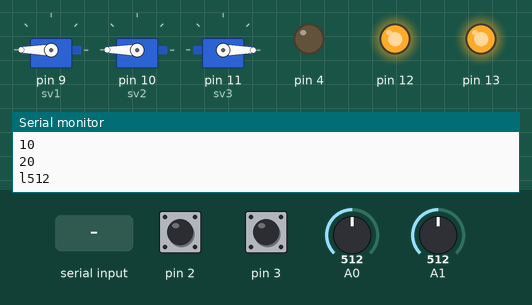
A sketch run on a simulated Arduino Uno, built with avr-gcc and run on an emulated ATmega328P. Shown: 3 × servo, output pins drawn as LEDs (lit = HIGH), the last lines printed to the serial monitor. Inputs (shaded band) come from the test bench; at power-on: pin 2 HIGH, pin 3 HIGH, A0 = 512, A1 = 512.

Above: at 1.2 s.
1.3 s: "s90\n" received over Serial
At 1.8 s:
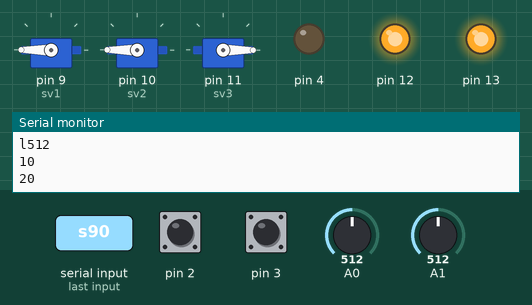
4.3 s: "90,45,200\n" received over Serial
7.3 s: byte 115 ('s') received over Serial
At 7.8 s:
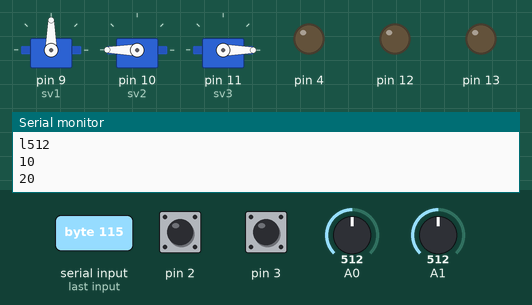
10.3 s: "30,150,10\n" received over Serial
13.3 s: "90,45\n" received over Serial
At 15.2 s:
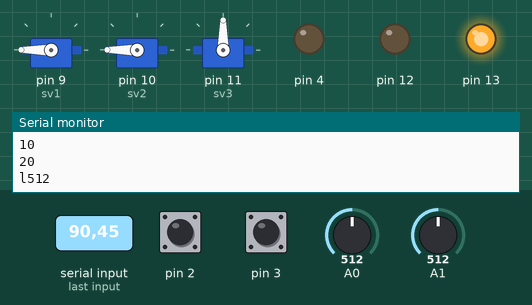
16.2 s: "s,45\n" received over Serial
At 23.6 s:
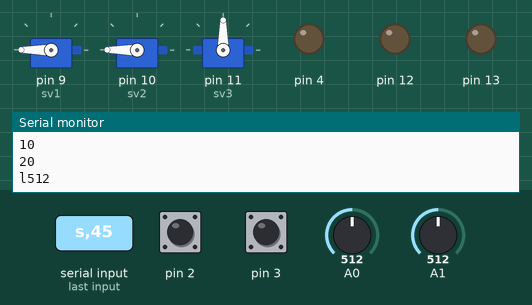
Timing chart, 0 to 24.1 s (numbered marks = the images above; inputs shaded):
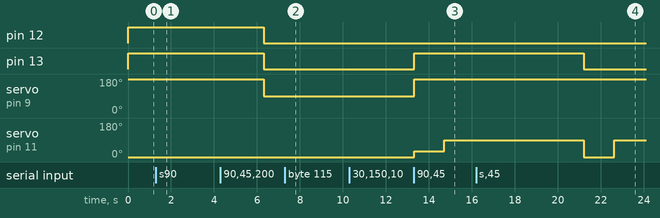

The sketch:

organ_arduino.ino
```cpp
#include <Servo.h>
#include <Servo2.h>

//618-2458 S1
//655-2640 S2

unsigned long swt;

Servo2 sv1;
Servo2 sv2;
Servo2 sv3;
boolean sw1Pressed;
boolean sw2Pressed;
float sv1r = 0;
float sv2r = 0;
float sv3r = 0;
boolean led1 = true;
boolean led2 = true;
bool requestVolume = false;
void setup()
{
  pinMode(12, OUTPUT);
  pinMode(13, OUTPUT);
  pinMode(2, INPUT_PULLUP);
  pinMode(3, INPUT_PULLUP);
  pinMode(4, OUTPUT);

  attachInterrupt(0, sw1, FALLING);
  attachInterrupt(1, sw2, FALLING);
  //S1
  sv1.attach(9, 618, 2445, 180);
  //S2
  sv2.attach(10, 655, 2620, 180);
  //S3
  sv3.attach(11, 655, 2250, 180);
  Serial.begin(9600);
}
String val;
int count = 0;
void loop()
{
  count ++;
  char dataHead = Serial.read();
  if(dataHead == 's'){
    //サーボモード
    val = Serial.readStringUntil('\n');
    sv1r = val.toFloat();
    val = Serial.readStringUntil('\n');
    sv2r = val.toFloat();
    val = Serial.readStringUntil('\n');
    sv3r = val.toFloat();
    val = Serial.readStringUntil('\n');
    requestVolume = val.toInt() > 0;
    val = Serial.readStringUntil('\n');
    led1 = val.toInt() > 0;
    val = Serial.readStringUntil('\n');
    led2 = val.toInt() > 0;

    count = 0;
  }
  if(0 > sv1r || sv1r > 180){
    count = 120;
  }
  if(0 > sv2r || sv2r > 180){
    count = 120;
  }

  if(count > 100){
    sv1r = 0;
    sv2r = 0;
    sv3r = 90;
  }
  if(requestVolume){
     //vol
    Serial.write('v');
    Serial.println(analogRead(0));
  }

  sv1.write(180-sv1r);
  sv2.write(180-sv2r);
  sv3.write(sv3r);
  digitalWrite(12, led1?HIGH:LOW);
  digitalWrite(13, led2?HIGH:LOW);

  sendToClient();
  sw1Pressed = sw2Pressed = false;
}

void sendToClient()
{
  //vol
  //Serial.write('v');
  //Serial.println(analogRead(0));
  //led
  Serial.write('l');
  Serial.println(analogRead(1));

  Serial.write('1');
  Serial.println(sw1Pressed?"1":"0");

  Serial.write('2');
  Serial.println(sw2Pressed?"1":"0");
}

void sw1()
{
  if(millis() - swt < 100) return;
  swt = millis();
  sw1Pressed = true;
}

void sw2()
{
  if(millis() - swt < 100) return;
  swt = millis();
  sw2Pressed = true;
}
```

Measured:
- after the input at 1.3 s, servo on pin 11 (sv3): stays 0° (without the input it goes to 90° after 0.09 s)
- after the input at 7.3 s, servo on pin 9 (sv1): stays 90° (without the input it goes to 180° after 1.1 s); servo on pin 11 (sv3): stays 0° (without the input it goes to 90° after 1.1 s)
- after the input at 10.3 s, every drawn part: stays the same
- after the input at 13.3 s, pin 13: LOW → HIGH at once
- after the input at 16.2 s, pin 13: HIGH → LOW after 5.0 s; servo on pin 11 (sv3): 90° → 0° after 5.0 s, → 90° 1.4 s later
